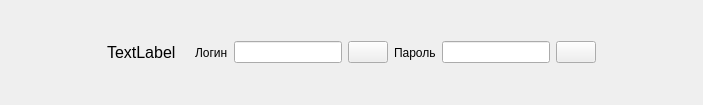
<?xml version="1.0" encoding="UTF-8"?>
<ui version="4.0">
 <class>credentials</class>
 <widget class="QWidget" name="credentials">
  <property name="geometry">
   <rect>
    <x>0</x>
    <y>0</y>
    <width>703</width>
    <height>105</height>
   </rect>
  </property>
  <property name="windowTitle">
   <string>Form</string>
  </property>
  <layout class="QHBoxLayout" name="horizontalLayout">
   <item>
    <spacer name="horizontalSpacer">
     <property name="orientation">
      <enum>Qt::Horizontal</enum>
     </property>
     <property name="sizeHint" stdset="0">
      <size>
       <width>40</width>
       <height>20</height>
      </size>
     </property>
    </spacer>
   </item>
   <item>
    <widget class="QLabel" name="label">
     <property name="font">
      <font>
       <pointsize>12</pointsize>
      </font>
     </property>
     <property name="text">
      <string>TextLabel</string>
     </property>
    </widget>
   </item>
   <item>
    <widget class="QLabel" name="icon">
     <property name="text">
      <string/>
     </property>
     <property name="pixmap">
      <pixmap>images/parole2.png</pixmap>
     </property>
    </widget>
   </item>
   <item>
    <widget class="QLabel" name="label_4">
     <property name="text">
      <string>Логин</string>
     </property>
    </widget>
   </item>
   <item>
    <widget class="QLineEdit" name="login">
     <property name="echoMode">
      <enum>QLineEdit::Password</enum>
     </property>
    </widget>
   </item>
   <item>
    <widget class="QPushButton" name="btnLoginCopy">
     <property name="text">
      <string/>
     </property>
     <property name="icon">
      <iconset>
       <normaloff>images/copy.png</normaloff>images/copy.png</iconset>
     </property>
    </widget>
   </item>
   <item>
    <widget class="QLabel" name="label_2">
     <property name="text">
      <string>Пароль</string>
     </property>
    </widget>
   </item>
   <item>
    <widget class="QLineEdit" name="password">
     <property name="echoMode">
      <enum>QLineEdit::Password</enum>
     </property>
    </widget>
   </item>
   <item>
    <widget class="QPushButton" name="btnPassCopy">
     <property name="text">
      <string/>
     </property>
     <property name="icon">
      <iconset>
       <normaloff>images/copy.png</normaloff>images/copy.png</iconset>
     </property>
    </widget>
   </item>
   <item>
    <spacer name="horizontalSpacer_2">
     <property name="orientation">
      <enum>Qt::Horizontal</enum>
     </property>
     <property name="sizeHint" stdset="0">
      <size>
       <width>40</width>
       <height>20</height>
      </size>
     </property>
    </spacer>
   </item>
  </layout>
 </widget>
 <resources/>
 <connections/>
</ui>
